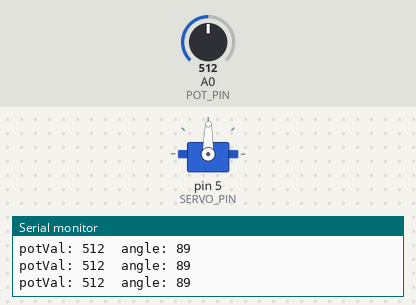
Recording of a sketch running on a simulated Arduino Uno, built with avr-gcc and run on an emulated ATmega328P. Parts: servo, the last lines printed to the serial monitor. The test bench sets the inputs (shaded band); at power-on: A0 (POT_PIN) = 512.

Above: at 1.2 s.
1.3 s: A0 (POT_PIN) set to 554
At 2.2 s:
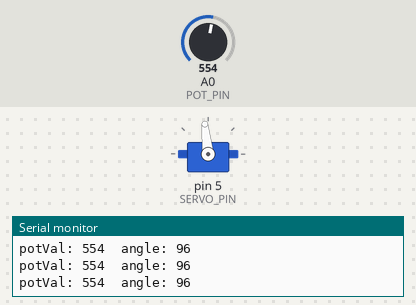
4.3 s: A0 (POT_PIN) set to 579
At 5.4 s:
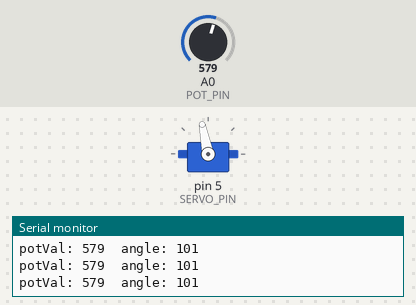
5.8 s: A0 (POT_PIN) set to 306
At 6.1 s:
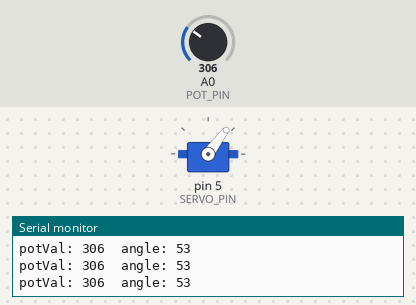
7.3 s: A0 (POT_PIN) set to 104
At 7.8 s:
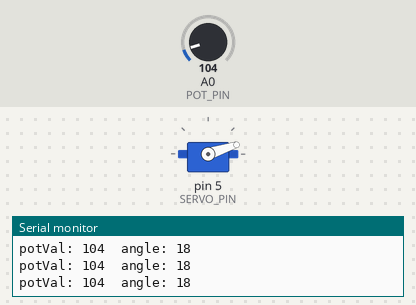
8.8 s: A0 (POT_PIN) set to 89
At 9.2 s:
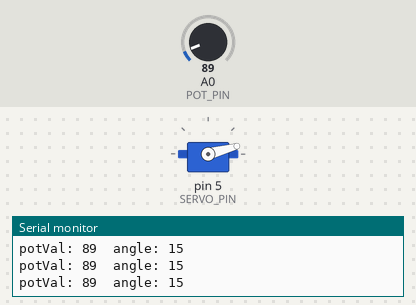
11.8 s: A0 (POT_PIN) set to 716
At 12.7 s:
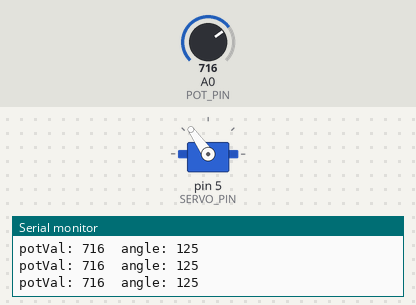
Timing chart, 0 to 14.3 s (numbered marks = the images above; inputs shaded):
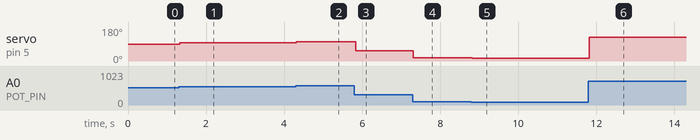

Measured:
- after the input at 1.3 s, servo on pin 5 (SERVO_PIN): 89° → 96° at once
- after the input at 4.3 s, servo on pin 5 (SERVO_PIN): 96° → 101° at once
- after the input at 5.8 s, servo on pin 5 (SERVO_PIN): 101° → 53° at once
- after the input at 7.3 s, servo on pin 5 (SERVO_PIN): 53° → 18° at once
- after the input at 8.8 s, servo on pin 5 (SERVO_PIN): 18° → 15° at once
- after the input at 11.8 s, servo on pin 5 (SERVO_PIN): 15° → 125° at once

The sketch:

main.ino
```cpp
#include <Arduino.h>
#include <Servo.h>

Servo servo;

const int BAUD_RATE = 9600;

const int MIN_VAL = 0;
const int MAX_VAL = 1023;

const int MIN_ANGLE = 0;
const int MAX_ANGLE = 179;

const int POT_PIN = A0;
const int SERVO_PIN = 5;

int potVal;
int angle;

void setup() {
  servo.attach(SERVO_PIN);
  Serial.begin(BAUD_RATE);
}

void loop() {
  potVal = analogRead(POT_PIN);
  angle = map(potVal, MIN_VAL, MAX_VAL, MIN_ANGLE, MAX_ANGLE);

  Serial.print("potVal: ");
  Serial.print(potVal);
  Serial.print("\tangle: ");
  Serial.println(angle);

  servo.write(angle);
  delay(15);
}
```
